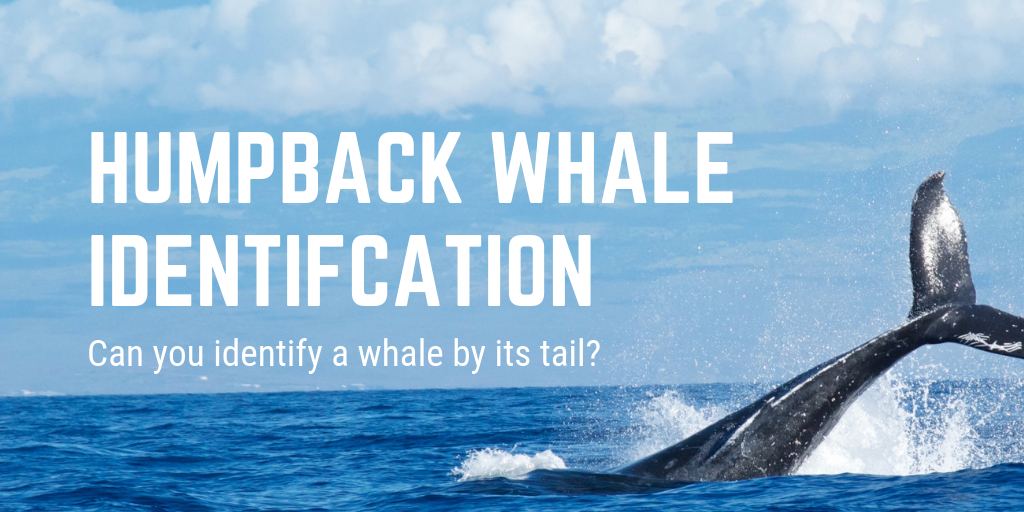
#> input picture solutions/2nd-place/png/whale.png, 1024 x 512 px, given in place of 00a3dd76f.jpg, which was not available
$ python gaussian-noise.py ../../solutions/2nd-place/png out.png
#> lines starting #> are read from the running program, lines starting #| are printed output that depends on the picture; pictures that were not available may be replaced by others from this repository, and a replacement may not be noted
#> further down, image is the input picture: PIL image 1024x512 RGB; mean R, G, B 136.5, 177.4, 208.9
import os
import sys

import cv2
import numpy as np
from PIL import Image


def do_speckle_noise(image, sigma=0.5):
    lab = cv2.cvtColor(image, cv2.COLOR_BGR2LAB)
    gray, a, b = cv2.split(lab)
    gray = gray.astype(np.float32) / 255
    H, W = gray.shape

    noise = sigma * np.random.randn(H, W)
    noisy = gray + gray * noise

    noisy = (np.clip(noisy, 0, 1) * 255).astype(np.uint8)
    lab = cv2.merge((noisy, a, b))
    image = cv2.cvtColor(lab, cv2.COLOR_LAB2BGR)
    return image


def do_gaussian_noise(image, sigma=0.5):
#> called with sigma = 0.5
    lab = cv2.cvtColor(image, cv2.COLOR_BGR2LAB)
#> lab: shape (512, 1024, 3); mean of channels 0, 1, 2 188.7, 134.8, 153.3
    gray, a, b = cv2.split(lab)
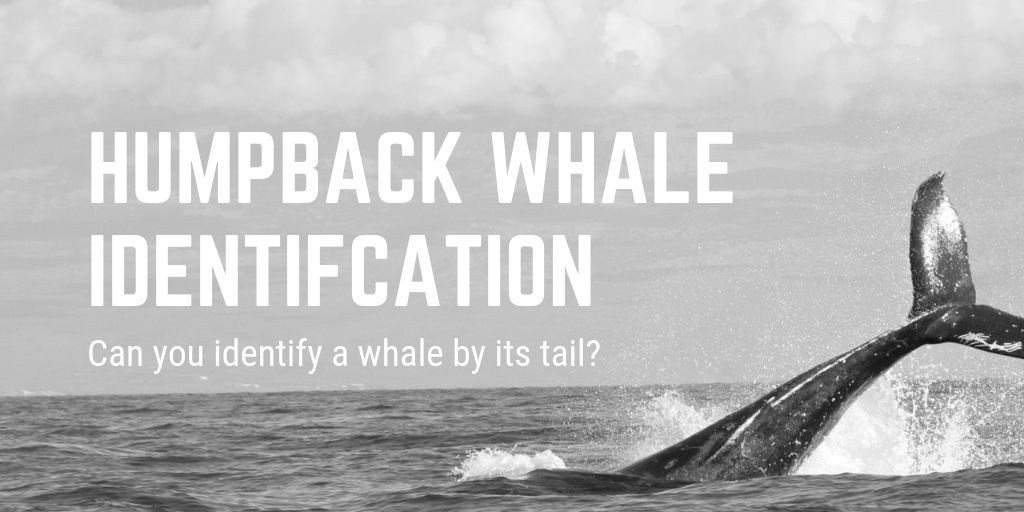
#> gray: shape (512, 1024); min 15, max 255, mean 188.7
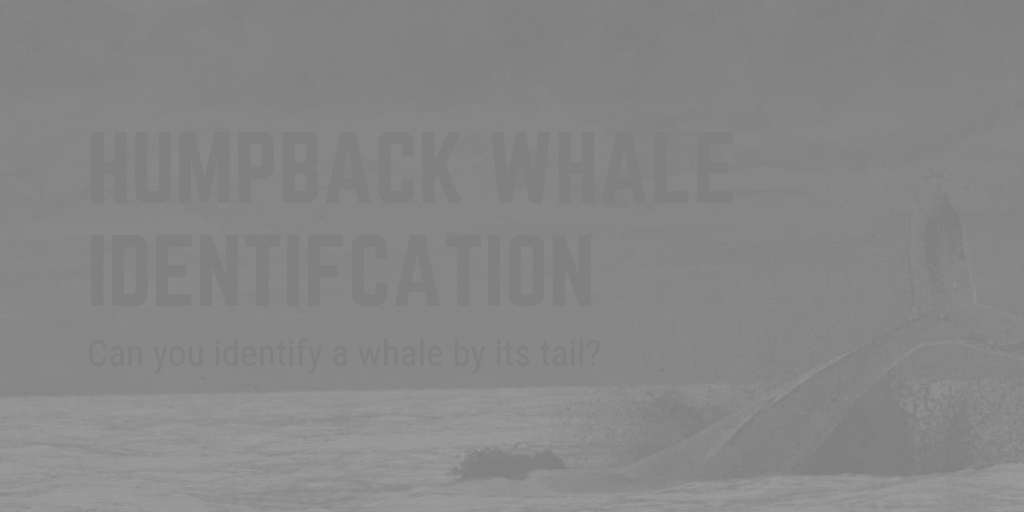
#> a: shape (512, 1024); min 124, max 158, mean 134.8
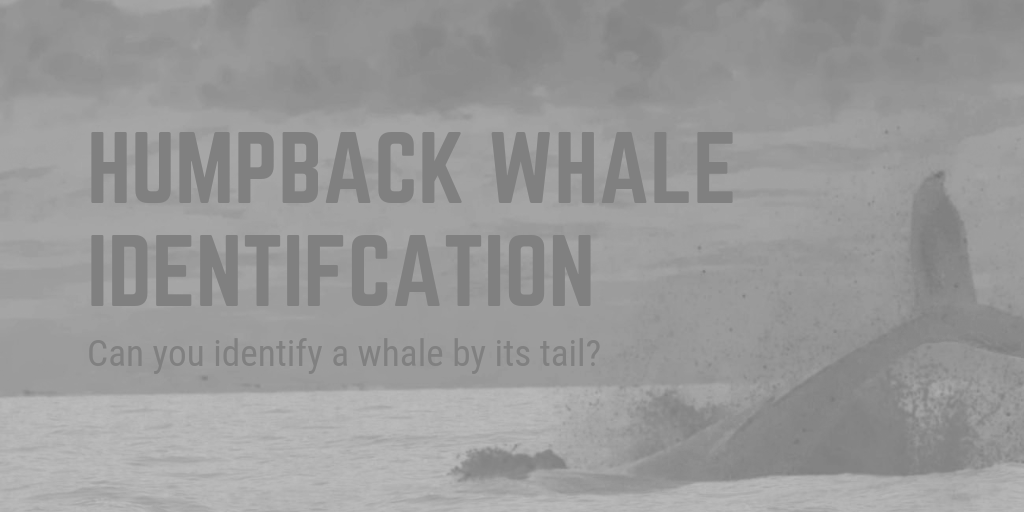
#> b: shape (512, 1024); min 115, max 191, mean 153.3
    gray = gray.astype(np.float32) / 255
    H, W = gray.shape
#> H = 512; W = 1024

    noise = np.random.normal(0, sigma, (H, W))
    noisy = gray + noise
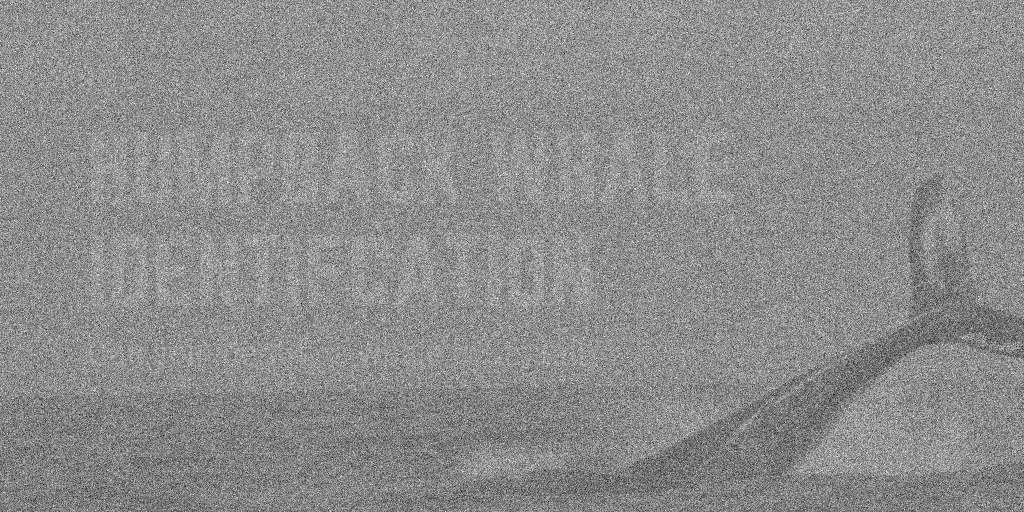
#> noisy: shape (512, 1024) float64; min -2.06, max 3.01, mean 0.741; drawn with min black and max white

    noisy = (np.clip(noisy, 0, 1) * 255).astype(np.uint8)
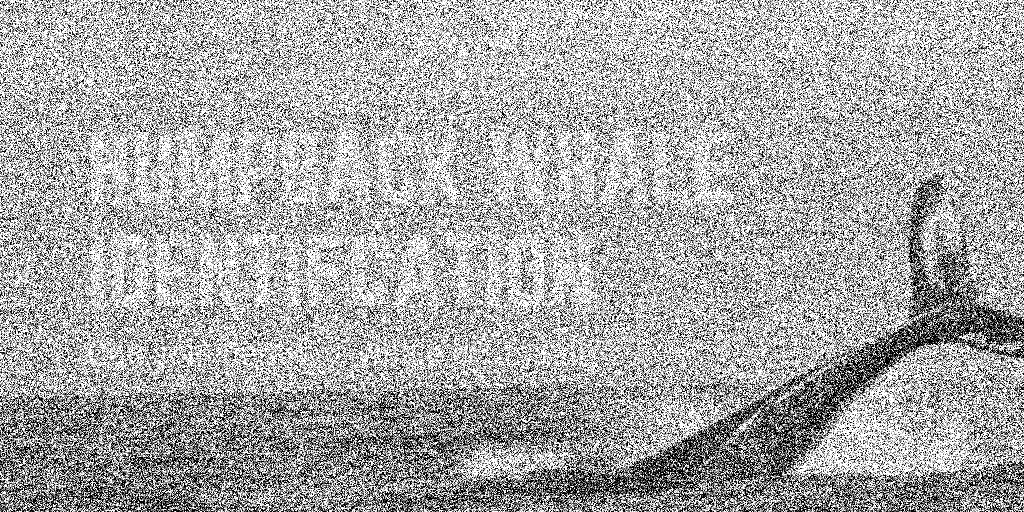
#> noisy: shape (512, 1024); min 0, max 255, mean 166.9
    lab = cv2.merge((noisy, a, b))
#> lab: shape (512, 1024, 3); mean of channels 0, 1, 2 166.9, 134.8, 153.3
    image = cv2.cvtColor(lab, cv2.COLOR_LAB2BGR)
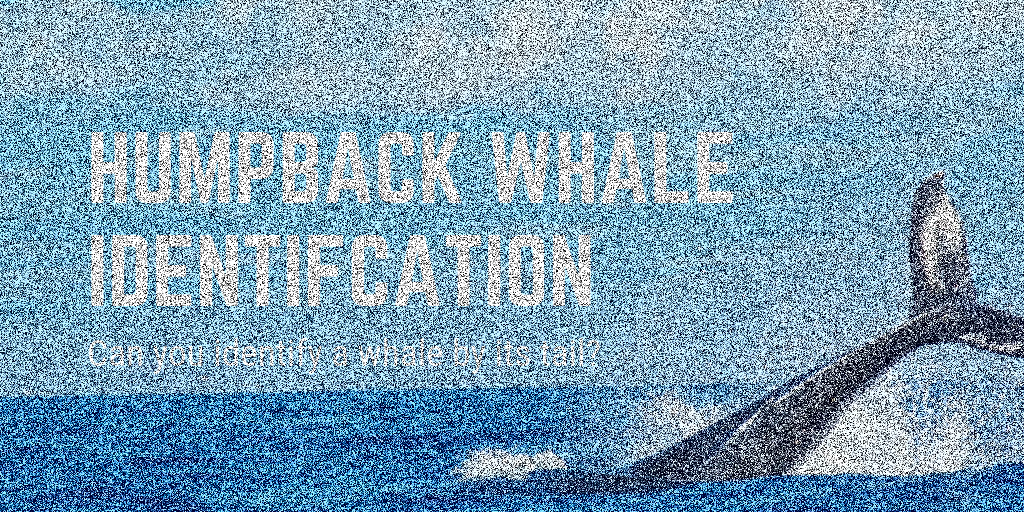
#> image: shape (512, 1024, 3); mean R, G, B 124.2, 158.8, 180.5
    return image


if __name__ == "__main__":
    if len(sys.argv) < 3:
        print("Usage: python3 {} images_dir output_dir".format(__file__))
        exit(0)

    path = sys.argv[1]
    output = sys.argv[2]

    if not os.path.exists(output):
        os.mkdir(output)

    filename = os.path.join(path, "00a3dd76f.jpg")
    image = Image.open(filename)
    image.show()

    image = Image.fromarray(do_gaussian_noise(np.array(image)))
    # image = Image.fromarray(do_speckle_noise(np.array(image)))

    image.save(os.path.join(output, "gaussian-" + os.path.basename(filename)))
    image.show()
